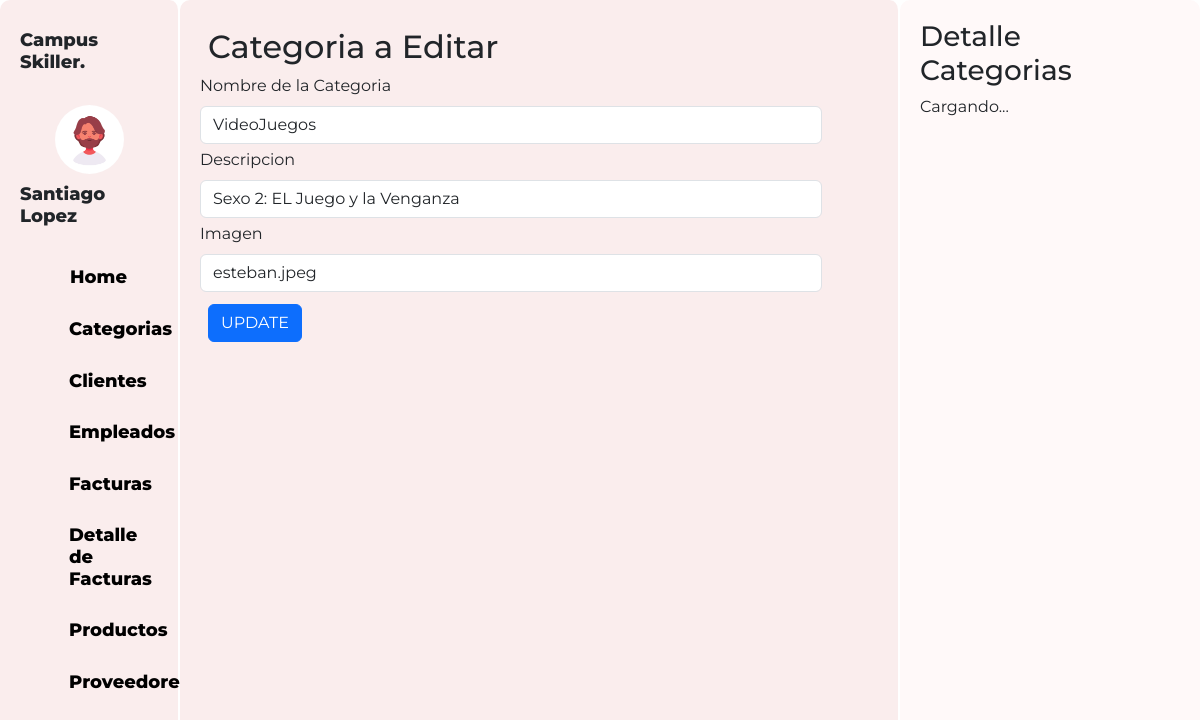
Page /Categorias/editarCategorias.php?Categoria_ID=2 on the committed database.
### tables this page shows
CREATE TABLE `categoria` (
  `Categoria_ID` int PRIMARY KEY AUTO_INCREMENT NOT NULL,
  `Categoria_Nombre` varchar(60) NOT NULL,
  `Descripcion` varchar(120) NOT NULL,
  `Imagen` mediumblob
);

### Categorias/categoria.php (called while the page is built, shortened)
<?php
    class Categoria{
        private $Categoria_ID;
        protected $dbCnx;
        public function __construct($Categoria_ID=0,$Categoria_Nombre="",$Descripcion="",$Imagen=""){
            $this->Categoria_ID = $Categoria_ID;
            $this->dbCnx = new PDO(DB_TYPE . ":host=" . DB_HOST . ";dbname=" . DB_NAME, DB_USER, DB_PWD, [PDO::ATTR_DEFAULT_FETCH_MODE => PDO::FETCH_ASSOC]);
        }
        public function setCategoria_ID($Categoria_ID){
            $this->Categoria_ID = $Categoria_ID;
        }
        public function selectOne(){
            try {
                $stm = $this->dbCnx->prepare("SELECT * FROM categoria WHERE Categoria_ID=?");
                $stm->execute([$this->Categoria_ID]);
                return $stm->fetchAll();
            } catch (Exception $e) {
                $e -> getMessage();
            }
        }
    }
?>

### Categorias/editarCategorias.php (the view, shortened to what this page needs)
<?php
    require_once("categoria.php");
    $data = new Categoria();
    $Categoria_ID = $_GET['Categoria_ID'];
    $data->setCategoria_ID($Categoria_ID);
    $record = $data->selectOne();
    $val = $record[0];
    $imagenPath = "../images/";
    $imagenes = scandir($imagenPath);
?>
<!DOCTYPE html>
<html>
<head>
  <link rel="stylesheet" href="https://cdn.jsdelivr.net/npm/bootstrap-icons@1.10.5/font/bootstrap-icons.css%22%3E">
  <link href="https://cdn.jsdelivr.net/npm/bootstrap@5.3.0-alpha3/dist/css/bootstrap.min.css" rel="stylesheet"
>
  <link rel="stylesheet" type="text/css" href="../css/estudiantes.css">
</head>
<body>
  <div class="contenedor">
    <div class="parte-izquierda">
      <div class="perfil">
        <h3 style="margin-bottom: 2rem;">Campus Skiller.</h3>
        <img src="../images/Diseño sin título.png" alt="" class="imagenPerfil">
        <h3 >Santiago Lopez</h3>
      </div>
      <div class="menus">
        <a href="home.html" style="display: flex;gap:2px;">
          <h3 style="margin: 0px;font-weight: 800;">Home</h3>
        </a>
        <a href="../Categorias/categorias.php" style="display: flex;gap:1px;">
          <h3 style="margin: 0px;font-weight: 800;">Categorias</h3>
        </a>
        <a href="../Clientes/clientes.php" style="display: flex;gap:1px;">
          <h3 style="margin: 0px;font-weight: 800;">Clientes</h3>
        </a>
        <a href="../Empleados/empleados.php" style="display: flex;gap:1px;">
          <h3 style="margin: 0px;font-weight: 800;">Empleados</h3>
        </a>
        <a href="../Facturas/facturas.php" style="display: flex;gap:1px;">
          <h3 style="margin: 0px;font-weight: 800;">Facturas</h3>
        </a>
        <a href="../Detalles/detalles.php" style="display: flex;gap:1px;">
          <h3 style="margin: 0px;font-weight: 800;">Detalle de Facturas</h3>
        </a>
        <a href="../Productos/productos.php" style="display: flex;gap:1px;">
          <h3 style="margin: 0px;font-weight: 800;">Productos</h3>
        </a>
        <a href="../Proveedores/proveedores.php" style="display: flex;gap:1px;">
          <h3 style="margin: 0px;font-weight: 800;">Proveedores</h3>
        </a>
      </div>
    </div>
<div class="parte-media">
        <h2 class="m-2">Categoria a Editar</h2>
      <div class="menuTabla contenedor2">
      <form class="col d-flex flex-wrap" action=""  method="post">
              <div class="mb-1 col-11">
                <label for="nombresCategoria" class="form-label">Nombre de la Categoria</label>
                <input
                  type="text"
                  id="nombresCategoria"
                  name="nombresCategoria"
                  class="form-control"
                  value="<?php echo $val["Categoria_Nombre"]?>"
                />
              </div>
              <div class="mb-1 col-11">
                <label for="descripcionesCategoria" class="form-label">Descripcion</label>
                <input
                  type="text"
                  id="descripcionesCategoria"
                  name="descripcionesCategoria"
                  class="form-control"
                  value="<?php echo $val["Descripcion"] ?>"
                />
              </div>
              <div class="mb-1 col-11">
                <label for="imagenesCategoria" class="form-label">Imagen</label>
                <select id="imagenesCategoria" name="imagenesCategoria" class="form-control">
                  <?php foreach ($imagenes as $imagen): ?>
                    <option value="<?php echo $imagen; ?>" <?php echo ($val['Imagen'] == $imagen) ? 'selected' : ''; ?>><?php echo $imagen; ?></option>
                  <?php endforeach; ?>
                </select>
              </div>
              <div class=" col-12 m-2">
                <input type="submit" class="btn btn-primary" value="UPDATE" name="editar"/>
              </div>
            </form>
      </div>
    </div>
<div class="parte-derecho " id="detalles">
      <h3>Detalle Categorias</h3>
      <p>Cargando...</p>
    </div>
  </div>
</body>
</html>

### css/estudiantes.css (style rules this page uses)
body { font-family: 'Montserrat', sans-serif; height: 100%; overflow: hidden; }
.contenedor { display: flex; flex-direction: row; height: 100vh; margin: 0; }
.contenedor2 { overflow: auto; height: calc(100vh - 100px); }
.parte-media { background-color: #faeded; width: 60%; padding: 20px; border-radius: 10px; border-right: 2px solid rgb(255, 255, 255); }
.parte-derecho { background-color: #fff9f9; width: 25%; padding: 20px; border-radius: 10px; }
.imagenPerfil { border-radius: 100%; width: 50%; height: 50%; }
.perfil { display: flex; justify-content: center; align-items: center; flex-direction: column; font-size:large; font-weight: 800; }
.perfil h3 { font-size:large; font-weight: 800; margin-top: 10px; }
a { text-decoration: none; font-weight: lighter; color: black; }
.menus { padding-left: 2rem; margin-top: 2rem; display: flex; flex-direction: column; justify-content: center; gap: 30px; }
.menus h3 { font-weight: lighter; font-size:large }
.parte-izquierda { background-color: #faeded; width: 15%; border-right: 2px solid rgb(255, 255, 255); padding: 20px; border-radius: 10px; }

### rows in the picture
categoria: nombresCategoria "VideoJuegos", descripcionesCategoria "Sexo 2: EL Juego y la Venganza", imagenesCategoria "esteban.jpeg"
